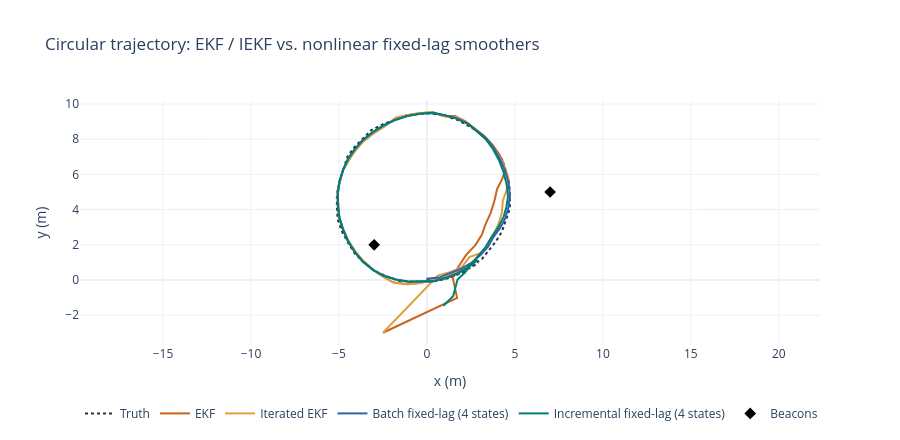

Write notebook code for a chart like this one.
### Code cell
plots.plot_nonlinear_smoothing(
    circle_truth,
    circle_estimates["EKF"][:, :2],
    circle_estimates["Iterated EKF"][:, :2],
    nonlinear_smoothers,
    beacons,
).show()
